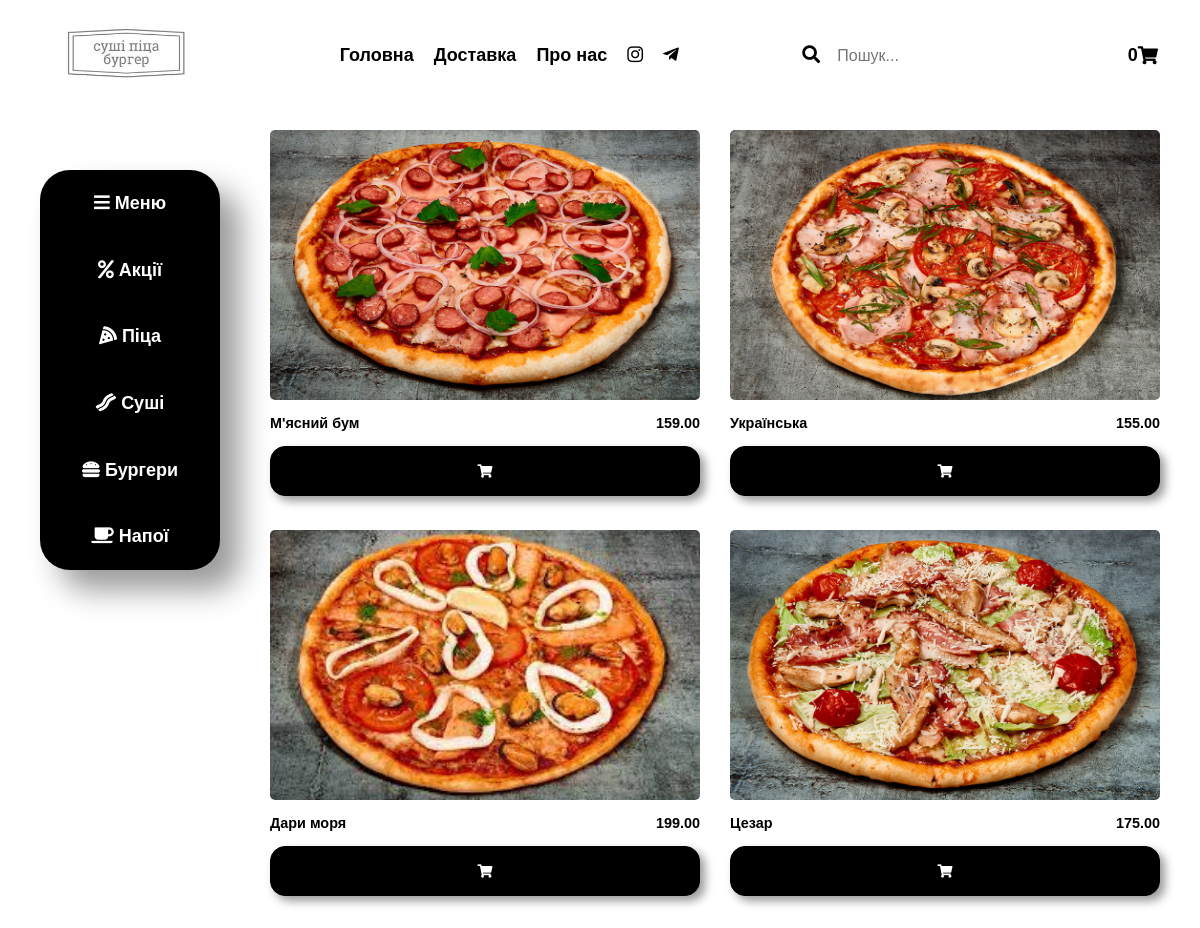
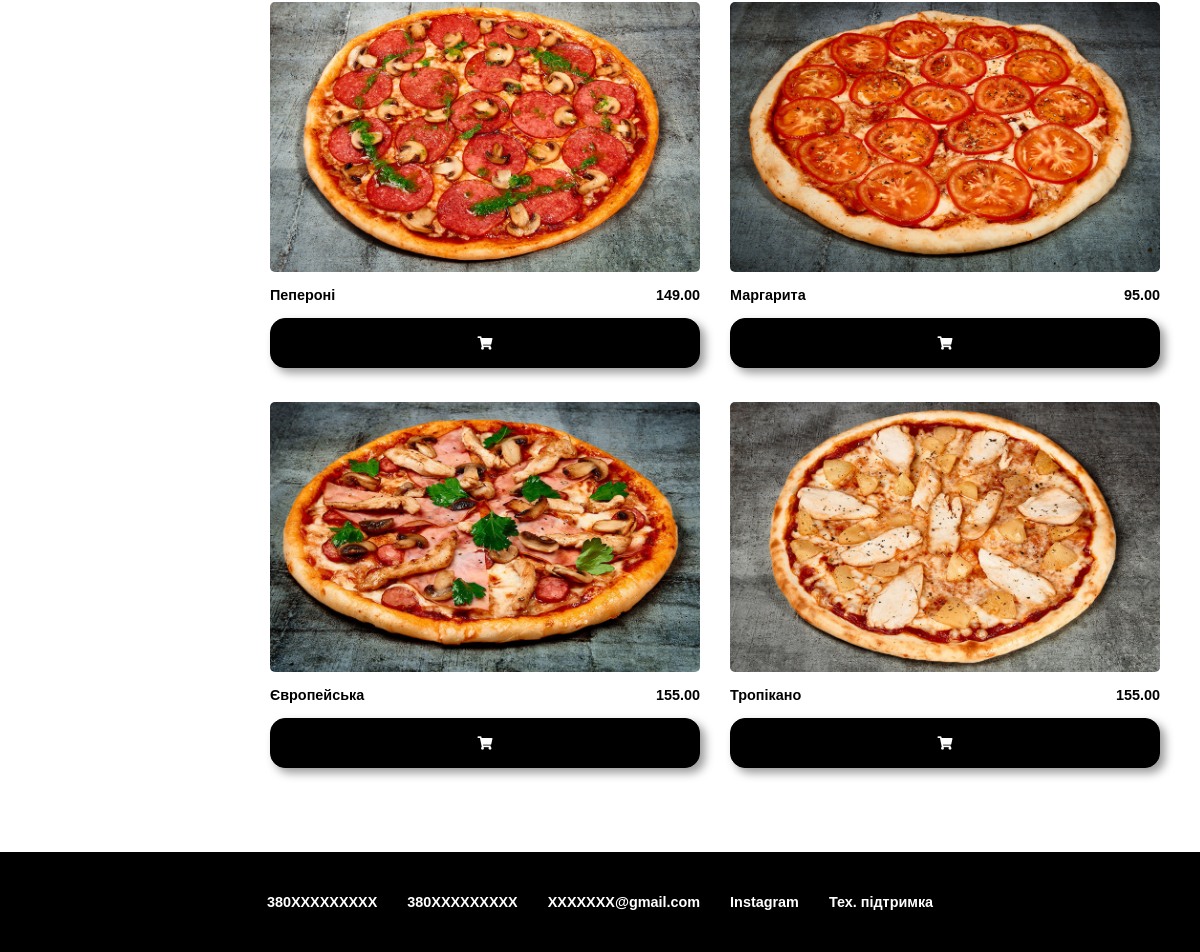
The page /pizza on the database its author committed (2 pictures, top to bottom).
### main/models.py (models this page shows, shortened)
class Product(models.Model):
    name = models.CharField(max_length = 50, db_index = True, verbose_name = "Имя")
    info = models.CharField(max_length = 200, verbose_name = "Описание")
    category = models.ForeignKey(Category, verbose_name = "Категория", on_delete = models.PROTECT)
    price = models.DecimalField(max_digits = 10, decimal_places = 2, verbose_name = "Price(грн.)")
    image = models.ImageField(upload_to = 'photos', verbose_name = "Фото продукта")
    show = models.BooleanField(verbose_name='Видимость', default=True)
    created = models.DateTimeField(auto_now_add = True)
    updated = models.DateTimeField(auto_now = True)
    class Meta:
        verbose_name = "Продукт"
        verbose_name_plural = "Продукты"

### main/views.py (the view)
# urls.py: path('pizza',views.pizza, name='pizza'),
def pizza(request):
    context = Product.objects.all()
    category = Category.objects.get(pk = 1)
    return render(request,'main/pizza.html',{'context':context, 'category': category})

### main/templates/main/pizza.html
{% extends "main/main.html" %}
{% block content %}
<div class="container-item">
	{% for item in context%}
		{% if item.category == category %}
			<div class="item">
				<div class="food_img">
					<img src="media/{{ item.image }}">
				</div>
				<div class="info_food">
					<p class="name_food">{{item.name}}</p>
					<p class="price">{{item.price}}</p>
				</div>
				<button class="shopping-cart" title="Добавити у кошик"><i class="fa fa-shopping-cart"></i></button>
			</div>
		{% endif %}
	{% endfor %}
</div>
{% endblock content %}

### main/templates/main/main.html (shortened to what this page needs)
{% load static %}
<!DOCTYPE html>
<html lang="en">
<head>
	<link rel="stylesheet" type="text/css" href="static/main/css/main.css">
	<link rel="stylesheet" type="text/css" href="static/main/css/style.css">
	<link href="https://use.fontawesome.com/releases/v5.8.2/css/all.css" rel="stylesheet">
</head>
<body>
	<div class="container">
		<header>
         <nav class="main_menu">
            <img class="logo" src="static/main/img/logo.jpg">
            <ul>
               <li><a href="{% url 'home' %}">Головна</a></li>
               <li><a href="#">Доставка</a></li>
               <li><a href="#">Про нас</a></li>
               <li><a href="#"><i class="fab fa-instagram"></i></a></li>
              <li><a href="https://t.me/BliniBOT?start=1"><i class="fab fa-telegram-plane"></i></a></li>
            </ul>
            <div class="searchMain">
               <i class="fas fa-search"></i>
               <input class="search" type="search" placeholder="Пошук...">
            </div>
				<a href="{% url 'cart' %}" class="cart-shop">
					<p id="num_cart_p">1</p>
					<i class="fas fa-shopping-cart"></i>
				</a>
         </nav>
		</header>
			<section class="main">
				<nav class="food_menu">
					<ul>
						<li class="toggle_li"><a><i class="fas fa-bars"></i> Меню</a></li>
						<li class="menu_li"><a href="{% url 'discount' %}"><i class="fas fa-percent"></i> Акції</a></li>
						<li class="menu_li"><a href="{% url 'pizza' %}"><i class="fas fa-pizza-slice"></i> Піца</a></li>
						<li class="menu_li"><a href="{% url 'sushi' %}"><i class="fas fa-bacon"></i> Суші</a></li>
						<li class="menu_li"><a href="{% url 'burger' %}"><i class="fas fa-hamburger"></i> Бургери</a></li>
						<li class="menu_li"><a href="{% url 'drink' %}"><i class="fas fa-coffee"></i> Напої</a></li>
					</ul>
				</nav>
				{% block content %}
				{% endblock content %}
		</section>
	</div>
	<footer>
		<ul>
			<li><a href="">380ХХХХХХХХХ </a></li>
			<li><a href="">380ХХХХХХХХХ </a></li>
			<li><a href="">ХХХХХХХ@gmail.com </a></li>
			<li><a href="">Instagram  </a></li>
			<li><a href="">Тех. підтримка </a></li>
		</ul>
	</footer>
</body>
</html>

### main/static/main/css/main.css (style rules this page uses)
* { margin: 0; padding: 0; }
a { text-decoration: none; color: white; transition: 0.2s; }
html { font-family: 'Mulish', sans-serif; font-weight: 600; font-size: 18px; }
.container { max-width: 1920px; margin: 0 auto; }
header { margin: 0 30px; }
.main_menu { display: flex; justify-content: space-between; align-items: center; height: 90px; padding: 10px; }
.logo { height: 80px; }
.main_menu ul { display: flex; gap: 50px; list-style: none; }
.main_menu ul li a { color: black; }
.searchMain { min-width: 200px; }
.search { font-size: 16px; line-height: 19px; border: 2px solid transparent; width: 170px; padding: 10px; border-radius: 20px; outline: none; transition: 0.2s; }
.cart-shop { width: 32px; background: white; color: black; border-radius: 15px; border: 1px solid white; cursor: pointer; }
.main { display: grid; grid-template-columns: 200px 5fr; grid-gap: 30px; margin: 20px 40px; }
.container-item { display: grid; width: 100%; grid-template-columns: repeat(auto-fit, minmax(300px, 1fr)); grid-gap: 30px; grid-auto-rows: 370px; }
.item { padding: 0px 0px 0px 0px; }
.food_menu { margin-bottom: 100px; height: 400px; }
.food_menu ul { background: black; height: 100%; display: flex; flex-direction: column; align-items: stretch; list-style: none; margin: 40px 20px 40px 0; border-radius: 30px; box-shadow: 20px 20px 30px rgba(0,0,0,0.4); }
.toggle_li, .menu_li { flex-grow: 1; display: flex; justify-content: center; align-items: center; padding: 15px 0; border-radius: 30px; transition: 0.2s; }
.food_img { height: 270px; width: 100%; overflow: hidden; border-radius: 5px; }
.food_img img { width: 100%; height: 100%; object-fit: cover; }
.info_food { margin: 15px 0; display: flex; justify-content: space-between; }
.name_food { text-align: left; font-size: 0.8em; }
.price { text-align: right; font-size: 0.8em; }
.shopping-cart { width: 100%; height: 50px; background: black; color: white; border-radius: 15px; border: 1px solid #000; cursor: pointer; box-shadow: 5px 5px 10px rgba(0,0,0,0.4); }
footer { margin-top: 80px; height: 100px; background: #000000; display: flex; justify-content: center; align-items: center; }
footer ul { display: flex; list-style: none; font-size: 0.8em; gap: 30px; color: white; }
@media all and (max-width: 1200px) { .main_menu ul { display: flex; flex-wrap: wrap; justify-content: center; gap: 20px; list-style: none; } }

### rows shown on the page
Product: image (picture), name "М'ясний бум", price "159.00"
Product: image (picture), name "Українська", price "155.00"
Product: image (picture), name "Дари моря", price "199.00"
Product: image (picture), name "Цезар", price "175.00"
Product: image (picture), name "Пепероні", price "149.00"
Product: image (picture), name "Маргарита", price "95.00"
Product: image (picture), name "Європейська", price "155.00"
Product: image (picture), name "Тропікано", price "155.00"
